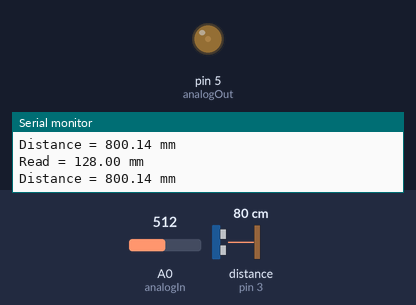
Recording of a sketch running on a simulated Arduino Uno, built with avr-gcc and run on an emulated ATmega328P. Parts: output pins drawn as LEDs (lit = HIGH), the last lines printed to the serial monitor. Wiring (inferred from the names in the program): ultrasonic range finder: trigger pin 2; echo pin 3. Inputs (shaded band) come from the test bench; at power-on: distance to the obstacle (sensor on pin 3) 80 cm, A0 (analogIn) = 512. The echo pulse lasts 58.3 µs per cm; pins used as bus, display or sensor lines are not drawn.

Above: at 1.2 s.
1.3 s: distance to the obstacle (sensor on pin 3) set to 72 cm
At 1.9 s:
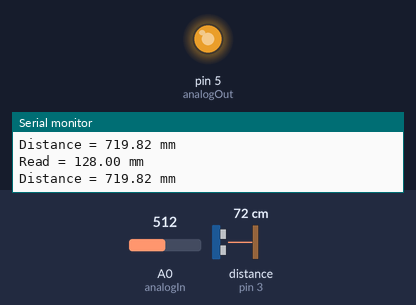
2.8 s: distance to the obstacle (sensor on pin 3) set to 35 cm
At 3.6 s:
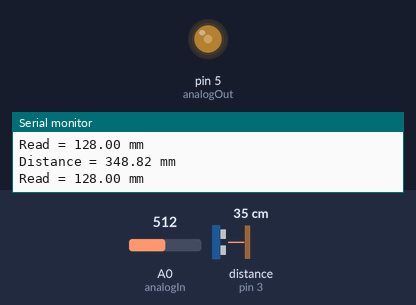
4.3 s: distance to the obstacle (sensor on pin 3) set to 18 cm
At 5.4 s:
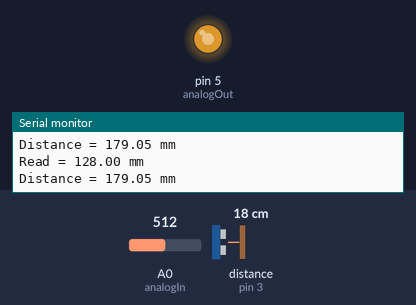
5.8 s: A0 (analogIn) set to 306
At 6.9 s:
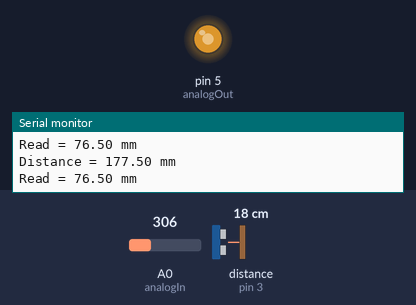
7.3 s: A0 (analogIn) set to 43
8.8 s: A0 (analogIn) set to 35
Timing chart, 0 to 11.3 s (numbered marks = the images above; inputs shaded):
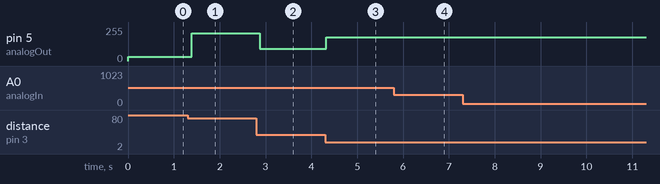

The sketch:

PWMtoAnalogCircuitTester.ino
```cpp
#define trigPin 2
#define echoPin 3
#define analogOut 5
#define analogIn A0

void setup() {
  Serial.begin (9600);
  pinMode(trigPin, OUTPUT);
  pinMode(echoPin, INPUT);
}

void loop() {
  float duration, distance, rd;
  digitalWrite(trigPin, LOW);
  delayMicroseconds(2);

  digitalWrite(trigPin, HIGH);
  delayMicroseconds(10);
  digitalWrite(trigPin, LOW);

  duration = pulseIn(echoPin, HIGH);
  distance = (duration / 2) * 0.344;
  Serial.print("Distance = ");
  Serial.print(distance);
  Serial.println(" mm");
  analogWrite(analogOut, distance);
  delay(100);
  rd = analogRead(analogIn);
  Serial.print("Read = ");
  Serial.print(rd/4);
  Serial.println(" mm");
  Serial.println();
}
```

Measured:
- the behaviour switches between 77 and 76 cm on distance to the obstacle (sensor on pin 3) (found by bisection; images 0 and 1)
- after the input at 1.3 s, pin 5 (analogOut): 32/255 → 207/255 after 0.09 s
- after the input at 2.8 s, pin 5 (analogOut): 207/255 → 92/255 after 0.07 s
- after the input at 4.3 s, pin 5 (analogOut): 92/255 → 179/255 at once
- after the input at 5.8 s, pin 5 (analogOut): 179/255 → 177/255 after 0.07 s
